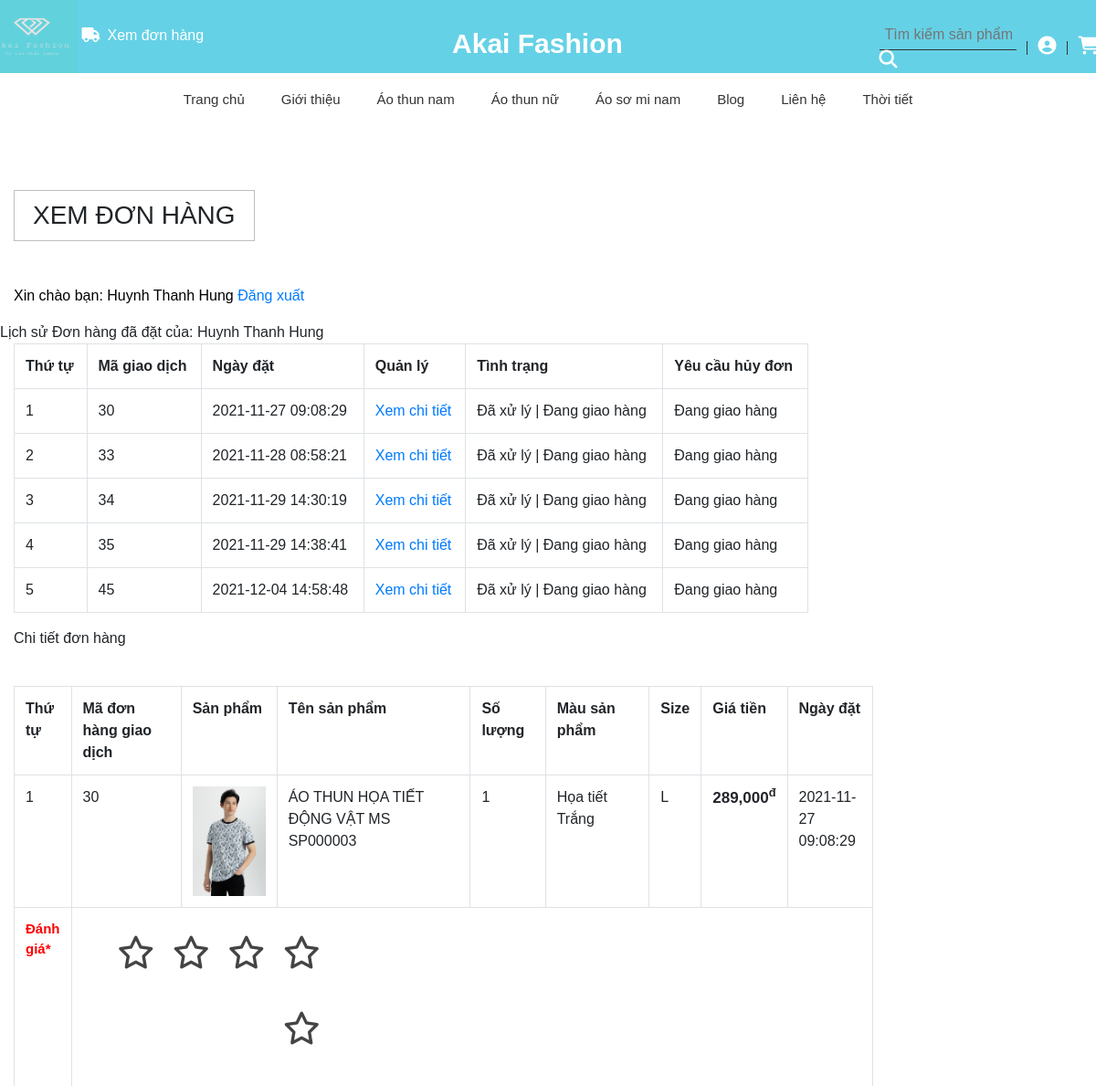
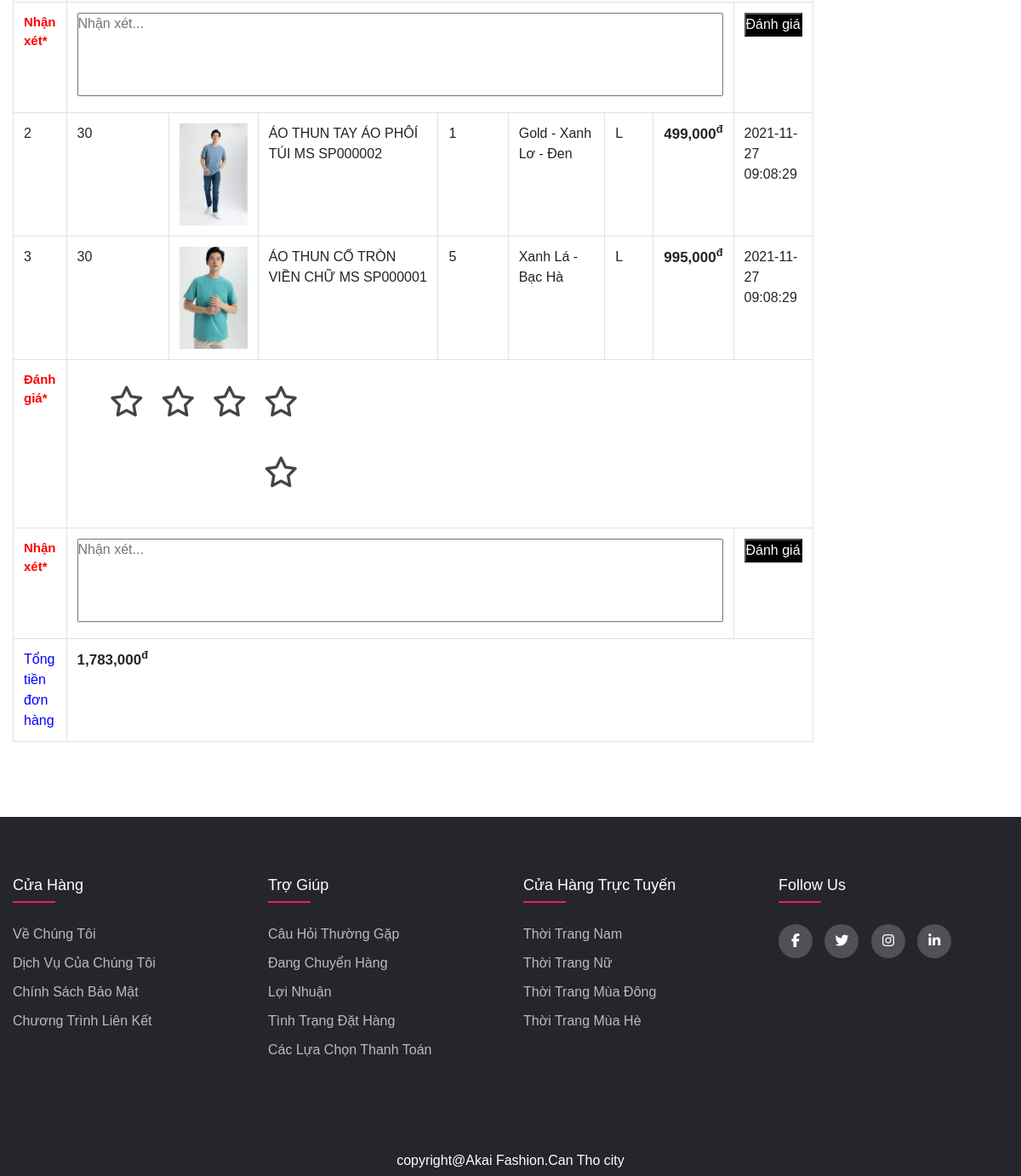
/khachhang/index.php?quanly=xemdonhang&khachhang=38&magiaodich=30 (signed in), run on the app's committed database (2 pictures, top to bottom).
### tables this page shows
CREATE TABLE `loaihanghoa` (
  `MaLoaiHang` int(10) NOT NULL,
  `TenLoaiHang` varchar(255) NOT NULL,
  `HinhDaiDien` varchar(100) NOT NULL
);

CREATE TABLE `giaodich` (
  `MaGD` int(11) NOT NULL,
  `SoDonDH` int(10) NOT NULL,
  `MSKH` int(10) NOT NULL,
  `MSHH` int(10) NOT NULL,
  `SoLuong` int(10) NOT NULL,
  `MaMau` int(10) NOT NULL,
  `SizeHH` varchar(50) NOT NULL,
  `NgayDat` timestamp NOT NULL DEFAULT current_timestamp() ON UPDATE current_timestamp()
);

CREATE TABLE `huydon` (
  `MaHuyDon` int(10) NOT NULL,
  `SoDonDH` int(10) NOT NULL,
  `TinhTrang` int(10) NOT NULL,
  `HuyDon` int(10) NOT NULL
);

CREATE TABLE `hanghoa` (
  `MSHH` int(10) NOT NULL,
  `TenHH` varchar(50) NOT NULL,
  `QuyCach` text NOT NULL,
  `BaoQuan` longtext NOT NULL,
  `Gia` varchar(100) NOT NULL,
  `SoLuongHang` int(10) NOT NULL,
  `image` varchar(100) NOT NULL,
  `MaLoaiHang` int(10) NOT NULL
);

CREATE TABLE `mauhh` (
  `MaMau` int(10) NOT NULL,
  `TenMau` varchar(255) NOT NULL,
  `Hinh` varchar(100) NOT NULL,
  `MSHH` int(10) NOT NULL
);

### khachhang/include/xemdonhang.php (the view, shortened to what this page needs)
<?php
	if(isset($_GET['huydon'])&& isset($_GET['magiaodich'])){
		$huydon = $_GET['huydon'];
		$magiaodich = $_GET['magiaodich'];
	}else{
		$magiaodich = '';
	}
?>
	<div class="ads-grid py-sm-5 py-4">
		<div class="container py-xl-4 py-lg-2">
			<h3 class="tittle-w3l text-center mb-lg-5 mb-sm-4 mb-3">Xem đơn hàng</h3>
			<div class="row">
				<div class="agileinfo-ads-display col-lg-9">
					<div class="wrapper">
						<?php
							if(isset($_SESSION['dangnhap_home'])){
								echo '<p style="color:#000;">Xin chào bạn: '.$_SESSION['dangnhap_home'].'  <a href="index.php?quanly=giaohang&dangxuat=1">Đăng xuất</a></p>';
							}else{
								echo '';
							}
						?>
							<div class="row">
								<?php
								if(isset($_SESSION['dangnhap_home'])){
									echo 'Lịch sử Đơn hàng đã đặt của: '.$_SESSION['dangnhap_home'];
								}
								?>
							<div class="col-md-12">
								<?php
								if(isset($_GET['khachhang'])){
									$id_khachhang = $_GET['khachhang'];
								}else{
									$id_khachhang = '';
								}
								$sql_select = mysqli_query($con,"SELECT * FROM giaodich,huydon WHERE giaodich.SoDonDH=huydon.SoDonDH AND giaodich.MSKH='$id_khachhang' GROUP BY giaodich.SoDonDH");
								?>
								<table class="table table-bordered ">
									<tr>
										<th>Thứ tự</th>
										<th>Mã giao dịch</th>
										<th>Ngày đặt</th>
										<th>Quản lý</th>
										<th>Tình trạng</th>
										<th>Yêu cầu hủy đơn</th>
									</tr>
									<?php
									$i = 0;
									while($row_donhang = mysqli_fetch_array($sql_select)){
										$i++;
									?>
									<tr>
										<td><?php echo $i; ?></td>
										<td><?php echo $row_donhang['SoDonDH']; ?></td>
										<td><?php echo $row_donhang['NgayDat'] ?></td>
										<td><a href="index.php?quanly=xemdonhang&khachhang=<?php echo $_SESSION['khachhang_id'] ?>&magiaodich=<?php echo $row_donhang['SoDonDH'] ?>">Xem chi tiết</a></td>
										<td><?php
										if($row_donhang['TinhTrang']==0){
											echo 'Đã đặt hàng';
										}else{
											echo 'Đã xử lý | Đang giao hàng';
										}
										?></td>
										<td>
											<?php
											if($row_donhang['TinhTrang']==0){
												if($row_donhang['HuyDon']==0){
												?>
												<a href="index.php?quanly=xemdonhang&khachhang=<?php echo $_SESSION['khachhang_id'] ?>&magiaodich=<?php echo $row_donhang['SoDonDH'] ?>&huydon=1">Yêu cầu hủy</a>
												<?php
												}elseif($row_donhang['HuyDon']==1){
												?>
												<p>Đang chờ hủy...</p>
												<?php
												}else{
													echo 'Đã hủy';
												}
												?>
											<?php
											}else{
													echo 'Đang giao hàng';
												}
											?>
										</td>
									</tr>
									 <?php
									}
									?>
								</table>
							</div>
							<div class="col-md-12">
								<p>Chi tiết đơn hàng</p><br>
								<?php
								if(isset($_GET['magiaodich'])){
									$magiaodich = $_GET['magiaodich'];
								}else{
									$magiaodich = '';
								}
								$sql_select = mysqli_query($con,"SELECT * FROM giaodich,tbl_khachhang,hanghoa,mauhh WHERE giaodich.MSHH=hanghoa.MSHH AND tbl_khachhang.MSKH=giaodich.MSKH AND hanghoa.MSHH=mauhh.MSHH AND giaodich.SoDonDH='$magiaodich' ORDER BY giaodich.MaGD DESC");
								?>
								<table class="table table-bordered ">
									<tr>
										<th>Thứ tự</th>
										<th>Mã đơn hàng giao dịch</th>
										<th>Sản phẩm</th>
										<th>Tên sản phẩm</th>
										<th>Số lượng</th>
										<th>Màu sản phẩm</th>
										<th>Size </th>
										<th>Giá tiền</th>
										<th>Ngày đặt</th>
									</tr>
									<?php
									$i = 0;
									$tongtien=0;
									while($row_donhang = mysqli_fetch_array($sql_select)){
										$tiensp = $row_donhang['SoLuong'] * $row_donhang['Gia'];
                        				$tongtien+=$tiensp;
										$i++;
									?>
									<tr>
										<td><?php echo $i; ?></td>
										<td><?php echo $row_donhang['SoDonDH']; ?></td>
										<td><img src="image/<?php echo $row_donhang['image']?>" alt="không thể hiển thị" style="height=100px;width:80px;"></td>
										<td><?php echo $row_donhang['TenHH']; ?></td>
										<td><?php echo $row_donhang['SoLuong']; ?></td>
										<td><?php echo $row_donhang['TenMau']; ?></td>
										<td><?php echo $row_donhang['SizeHH']; ?></td>
										<td style="font-size:17px;font-weight:bold;"><?php echo number_format($row_donhang['SoLuong']*$row_donhang['Gia']).'<sup>đ</sup>'; ?></td>
										<td><?php echo $row_donhang['NgayDat'] ?></td>
									</tr>
									<?php
										$sql_danhgia=mysqli_query($con,"SELECT * FROM danhgia");
										$row_danhgia = mysqli_fetch_array($sql_danhgia)
									?>
										<?php
											if($row_danhgia['SoDonDH']!=$row_donhang['SoDonDH']&&$row_danhgia['MSHH']!=$row_donhang['MSHH']){
										?>
									<tr>
										<td style="font-size:15px;font-weight:bold;color:red">Đánh giá<span style="color: red;">*</span></td>
										<td colspan="8">
											<div class="stars">
												<form action="" method="post">
													<label class="star star-5" for="star-5"></label>
													<label class="star star-4" for="star-4"></label>
													<label class="star star-3" for="star-3"></label>
													<label class="star star-2" for="star-2"></label>
													<label class="star star-1" for="star-1"></label>
											</div>
										</td>
									</tr>
									<tr>
										<td style="font-size:15px;font-weight:bold;color:red">Nhận xét<span style="color: red;">*</span></td>
										<td colspan="7">
                                			<textarea style="resize: none;" rows="4" cols="80" placeholder="Nhận xét..." name="nhanxet[]"></textarea>
										</td>
										<td><input type="submit" name="capnhatdanhgia" value="Đánh giá" style="background-color:black;color:white"></td>
									</tr>
											<?php
												}else{
													echo '';
												}
											?>
									 <?php
										}
									?>
									<tr>
										<td style="color:blue;">Tổng tiền đơn hàng</td>
										<td colspan="8" style="font-size:17px;font-weight:bold;"><?php echo number_format($tongtien)?><sup>đ</sup></td>
									</tr>
								</table>
							</div>
							</div>
					</div>
				</div>
			</div>
		</div>
	</div>

### khachhang/include/menu.php
<div id="wrapper">
      <nav>
        <ul id="main-menu">
          <li><a href="index.php">Trang chủ</a></li>
          <li><a href="">Giới thiệu</a></li>
          <?php
            $sql_danhmuc = mysqli_query($con,'SELECT * FROM loaihanghoa ORDER BY MaLoaiHang ASC');
            while($row_danhmuc = mysqli_fetch_array($sql_danhmuc)){
          ?>
          <li>
            <a href="?quanly=danhmuc&id=<?php echo $row_danhmuc['MaLoaiHang'] ?>">
                <?php echo $row_danhmuc['TenLoaiHang']?>
            </a>
          </li>
          <?php
            }
          ?>
          <li><a href="">Blog</a></li>
          <li><a href="">Liên hệ</a></li>
          <li><a href="../../giongnoi/index.html">Thời tiết</a></li>
        </ul>
      </nav>
</div>

### khachhang/css/main-style.css (style rules this page uses)
body { margin: 0px; padding: 0px; box-sizing: border-box; font-family: 'Open Sans', sans-serif; font-size: 14px; color: #777; line-height: 1.15; }
* { margin: 0; padding: 0; box-sizing: border-box; }
a { text-decoration: none; }
.row { display: flex; flex-wrap: wrap; }
ul { list-style: none; }
body { font-family: 'Quicksand', sans-serif!important; line-height: 1.2; color: #333; }
#wrapper { height: 7vh; display: flex; justify-content: center; }
nav { margin-top: 3px; }
ul#main-menu { display: flex; }
ul#main-menu li { padding: 0px 20px; }
ul#main-menu a { display: block; padding: 15px 0; text-decoration: none; color: #333; font-size: 15px; position: relative; }
ul#main-menu a::after { content: ""; height: 4px; width: 0px; background: black; position: absolute; bottom:0px; left: 0; transition: all 0.5s ease-in-out; }
body { line-height: 1.5; font-family: 'Poppins', sans-serif; }
* { margin:0; padding:0; box-sizing: border-box; }
.container { max-width: 1170px; margin:auto; }

### khachhang/css/product-main.css (style rules this page uses)
* { padding: 0; margin: 0; outline-style: none; }
h3 { font-size: 18px; color: #111; padding: 10px 20px; text-transform: uppercase; border:1px solid #bebebe; display: inline-block; font-weight: 600px; }

### khachhang/css/product-style.css (style rules this page uses)
body { margin: 0px; padding: 0px; box-sizing: border-box; font-family: 'Open Sans', sans-serif; font-size: 14px; color: #777; line-height: 1.15; }
* { margin: 0; padding: 0; box-sizing: border-box; }
a { text-decoration: none; }
.row { display: flex; flex-wrap: wrap; }
ul { list-style: none; }
body { font-family: 'Quicksand', sans-serif!important; line-height: 1.2; color: #333; }
#wrapper { height: 7vh; display: flex; justify-content: center; }
nav { margin-top: 3px; }
ul#main-menu { display: flex; }
ul#main-menu li { padding: 0px 20px; }
ul#main-menu a { display: block; padding: 15px 0; text-decoration: none; color: #333; font-size: 15px; position: relative; }
ul#main-menu a::after { content: ""; height: 4px; width: 0px; background: black; position: absolute; bottom:0px; left: 0; transition: all 0.5s ease-in-out; }
.payment-content-left p,label { font-size: 12px; font-family: var(--main-text-font); }

### khachhang/css/danhgia.css (style rules this page uses)
div.stars { width: 270px; display: inline-block; }
label.star { float: right; padding: 10px; font-size: 36px; color: #444; transition: all .2s; }
label.star:before { content: '\f006'; font-family: FontAwesome; }

### khachhang/css/login.css (style rules this page uses)
* { padding: 0; margin: 0; box-sizing: border-box; }
html { color: #333; font-family: 'Open Sans', sans-serif; }

### khachhang/css/danhmuc.css (style rules this page uses)
.container { max-width: 1200px; margin: auto; }
.row { display: flex; }

### data on the page
loaihanghoa: TenLoaiHang "Áo thun nam"
loaihanghoa: TenLoaiHang "Áo thun nữ"
loaihanghoa: TenLoaiHang "Áo sơ mi nam"
giaodich: huydon.SoDonDH "30", NgayDat "2021-11-27 09:08:29", SoDonDH "30", hanghoa.image (picture), hanghoa.TenHH "ÁO THUN CỔ TRÒN VIỀN CHỮ MS SP000001", SoLuong "5", mauhh.TenMau "Xanh Lá - Bạc Hà", SizeHH "L", $row_donhang['SoLuong']*$row_donhang['Gia'] "995,000"
giaodich: huydon.SoDonDH "33", NgayDat "2021-11-28 08:58:21"
giaodich: huydon.SoDonDH "34", NgayDat "2021-11-29 14:30:19"
giaodich: huydon.SoDonDH "35", NgayDat "2021-11-29 14:38:41"
giaodich: huydon.SoDonDH "45", NgayDat "2021-12-04 14:58:48"
giaodich: SoDonDH "30", hanghoa.image (picture), hanghoa.TenHH "ÁO THUN HỌA TIẾT ĐỘNG VẬT MS SP000003", SoLuong "1", mauhh.TenMau "Họa tiết Trắng", SizeHH "L", $row_donhang['SoLuong']*$row_donhang['Gia'] "289,000", NgayDat "2021-11-27 09:08:29"
giaodich: SoDonDH "30", hanghoa.image (picture), hanghoa.TenHH "ÁO THUN TAY ÁO PHÔÍ TÚI MS SP000002", SoLuong "1", mauhh.TenMau "Gold - Xanh Lơ - Đen", SizeHH "L", $row_donhang['SoLuong']*$row_donhang['Gia'] "499,000", NgayDat "2021-11-27 09:08:29"

### other printed values
$_SESSION['dangnhap_home'] "Huynh Thanh Hung"
$tongtien "1,783,000"
